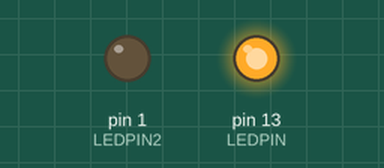
Simulated run of this sketch. Board: Arduino Uno, built with avr-gcc and run on an emulated ATmega328P. On the bench: output pins drawn as LEDs (lit = HIGH).

Above: at 0.05 s.
Timing chart, 0 to 3.0 s (numbered marks = the images above):
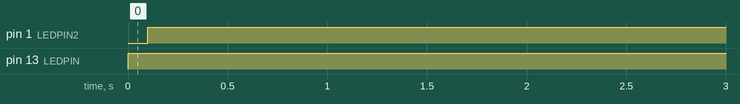

The sketch:

double_blink_if.ino
```cpp
int LEDPIN = 13;
int LEDPIN2 = 1;


void setup() {
  // put your setup code here, to run once:

  pinMode(LEDPIN, OUTPUT);
  pinMode(LEDPIN2, OUTPUT);
}

void loop()
{
  digitalWrite(LEDPIN, HIGH);
  delay(100);

  if (LEDPIN, HIGH)
  {
    digitalWrite(LEDPIN, LOW);
    digitalWrite(LEDPIN2, HIGH);
  }
  else if (LEDPIN2, HIGH)
  {
    delay(100);
    digitalWrite(LEDPIN2, LOW);
  }
}
```

Measured:
- by itself, pin 1 (LEDPIN2): LOW → HIGH at 0.10 s
- by itself, pin 13 (LEDPIN): LOW → HIGH at 0.00 s
